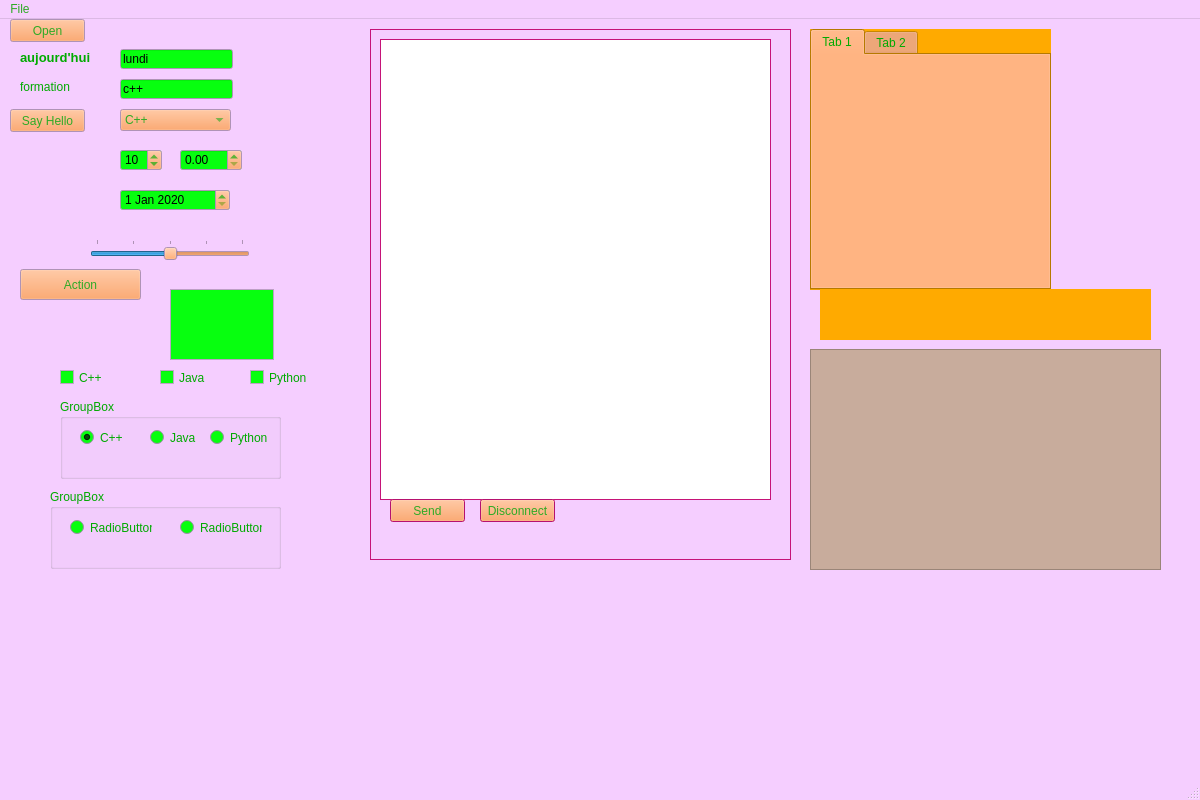
<?xml version="1.0" encoding="UTF-8"?>
<ui version="4.0">
 <class>MainWindow</class>
 <widget class="QMainWindow" name="MainWindow">
  <property name="geometry">
   <rect>
    <x>0</x>
    <y>0</y>
    <width>1200</width>
    <height>800</height>
   </rect>
  </property>
  <property name="palette">
   <palette>
    <active>
     <colorrole role="WindowText">
      <brush brushstyle="SolidPattern">
       <color alpha="255">
        <red>0</red>
        <green>170</green>
        <blue>0</blue>
       </color>
      </brush>
     </colorrole>
     <colorrole role="Button">
      <brush brushstyle="SolidPattern">
       <color alpha="255">
        <red>255</red>
        <green>145</green>
        <blue>71</blue>
       </color>
      </brush>
     </colorrole>
     <colorrole role="ButtonText">
      <brush brushstyle="SolidPattern">
       <color alpha="255">
        <red>46</red>
        <green>170</green>
        <blue>37</blue>
       </color>
      </brush>
     </colorrole>
     <colorrole role="Base">
      <brush brushstyle="SolidPattern">
       <color alpha="255">
        <red>7</red>
        <green>255</green>
        <blue>15</blue>
       </color>
      </brush>
     </colorrole>
     <colorrole role="Window">
      <brush brushstyle="SolidPattern">
       <color alpha="255">
        <red>245</red>
        <green>206</green>
        <blue>255</blue>
       </color>
      </brush>
     </colorrole>
    </active>
    <inactive>
     <colorrole role="WindowText">
      <brush brushstyle="SolidPattern">
       <color alpha="255">
        <red>0</red>
        <green>170</green>
        <blue>0</blue>
       </color>
      </brush>
     </colorrole>
     <colorrole role="Button">
      <brush brushstyle="SolidPattern">
       <color alpha="255">
        <red>255</red>
        <green>145</green>
        <blue>71</blue>
       </color>
      </brush>
     </colorrole>
     <colorrole role="ButtonText">
      <brush brushstyle="SolidPattern">
       <color alpha="255">
        <red>46</red>
        <green>170</green>
        <blue>37</blue>
       </color>
      </brush>
     </colorrole>
     <colorrole role="Base">
      <brush brushstyle="SolidPattern">
       <color alpha="255">
        <red>7</red>
        <green>255</green>
        <blue>15</blue>
       </color>
      </brush>
     </colorrole>
     <colorrole role="Window">
      <brush brushstyle="SolidPattern">
       <color alpha="255">
        <red>245</red>
        <green>206</green>
        <blue>255</blue>
       </color>
      </brush>
     </colorrole>
    </inactive>
    <disabled>
     <colorrole role="WindowText">
      <brush brushstyle="SolidPattern">
       <color alpha="255">
        <red>85</red>
        <green>0</green>
        <blue>0</blue>
       </color>
      </brush>
     </colorrole>
     <colorrole role="Button">
      <brush brushstyle="SolidPattern">
       <color alpha="255">
        <red>255</red>
        <green>145</green>
        <blue>71</blue>
       </color>
      </brush>
     </colorrole>
     <colorrole role="ButtonText">
      <brush brushstyle="SolidPattern">
       <color alpha="255">
        <red>120</red>
        <green>120</green>
        <blue>120</blue>
       </color>
      </brush>
     </colorrole>
     <colorrole role="Base">
      <brush brushstyle="SolidPattern">
       <color alpha="255">
        <red>245</red>
        <green>206</green>
        <blue>255</blue>
       </color>
      </brush>
     </colorrole>
     <colorrole role="Window">
      <brush brushstyle="SolidPattern">
       <color alpha="255">
        <red>0</red>
        <green>0</green>
        <blue>0</blue>
       </color>
      </brush>
     </colorrole>
    </disabled>
   </palette>
  </property>
  <property name="windowTitle">
   <string>MainWindow</string>
  </property>
  <property name="autoFillBackground">
   <bool>true</bool>
  </property>
  <widget class="QWidget" name="centralwidget">
   <widget class="QPushButton" name="btnSay">
    <property name="geometry">
     <rect>
      <x>10</x>
      <y>90</y>
      <width>75</width>
      <height>23</height>
     </rect>
    </property>
    <property name="text">
     <string>Say Hello</string>
    </property>
   </widget>
   <widget class="QLabel" name="lblDay">
    <property name="geometry">
     <rect>
      <x>20</x>
      <y>30</y>
      <width>91</width>
      <height>16</height>
     </rect>
    </property>
    <property name="font">
     <font>
      <pointsize>10</pointsize>
      <weight>75</weight>
      <bold>true</bold>
     </font>
    </property>
    <property name="text">
     <string>aujourd'hui</string>
    </property>
   </widget>
   <widget class="QLineEdit" name="lnDay">
    <property name="geometry">
     <rect>
      <x>120</x>
      <y>30</y>
      <width>113</width>
      <height>20</height>
     </rect>
    </property>
    <property name="text">
     <string>lundi</string>
    </property>
   </widget>
   <widget class="QLabel" name="lblTopic">
    <property name="geometry">
     <rect>
      <x>20</x>
      <y>60</y>
      <width>91</width>
      <height>16</height>
     </rect>
    </property>
    <property name="text">
     <string>formation</string>
    </property>
   </widget>
   <widget class="QLineEdit" name="lnTopic">
    <property name="geometry">
     <rect>
      <x>120</x>
      <y>60</y>
      <width>113</width>
      <height>20</height>
     </rect>
    </property>
    <property name="text">
     <string>c++</string>
    </property>
   </widget>
   <widget class="QComboBox" name="cbLanguage">
    <property name="geometry">
     <rect>
      <x>120</x>
      <y>90</y>
      <width>111</width>
      <height>22</height>
     </rect>
    </property>
    <item>
     <property name="text">
      <string>C++</string>
     </property>
    </item>
    <item>
     <property name="text">
      <string>Java</string>
     </property>
    </item>
    <item>
     <property name="text">
      <string>Nouvel élément</string>
     </property>
    </item>
    <item>
     <property name="text">
      <string>Python</string>
     </property>
    </item>
    <item>
     <property name="text">
      <string>Javascript</string>
     </property>
    </item>
    <item>
     <property name="text">
      <string>Go</string>
     </property>
    </item>
    <item>
     <property name="text">
      <string>C#</string>
     </property>
    </item>
   </widget>
   <widget class="QSpinBox" name="spinBox">
    <property name="geometry">
     <rect>
      <x>120</x>
      <y>130</y>
      <width>42</width>
      <height>22</height>
     </rect>
    </property>
    <property name="maximum">
     <number>20</number>
    </property>
    <property name="singleStep">
     <number>2</number>
    </property>
    <property name="value">
     <number>10</number>
    </property>
   </widget>
   <widget class="QDoubleSpinBox" name="doubleSpinBox">
    <property name="geometry">
     <rect>
      <x>180</x>
      <y>130</y>
      <width>62</width>
      <height>22</height>
     </rect>
    </property>
    <property name="maximum">
     <double>5.000000000000000</double>
    </property>
    <property name="singleStep">
     <double>0.250000000000000</double>
    </property>
   </widget>
   <widget class="QDateEdit" name="dateEdit">
    <property name="geometry">
     <rect>
      <x>120</x>
      <y>170</y>
      <width>110</width>
      <height>22</height>
     </rect>
    </property>
    <property name="date">
     <date>
      <year>2020</year>
      <month>1</month>
      <day>1</day>
     </date>
    </property>
   </widget>
   <widget class="QSlider" name="horizontalSlider">
    <property name="geometry">
     <rect>
      <x>90</x>
      <y>220</y>
      <width>160</width>
      <height>22</height>
     </rect>
    </property>
    <property name="maximum">
     <number>20</number>
    </property>
    <property name="value">
     <number>10</number>
    </property>
    <property name="orientation">
     <enum>Qt::Horizontal</enum>
    </property>
    <property name="tickPosition">
     <enum>QSlider::TicksAbove</enum>
    </property>
    <property name="tickInterval">
     <number>5</number>
    </property>
   </widget>
   <widget class="QCheckBox" name="ckLanguageCpp">
    <property name="geometry">
     <rect>
      <x>60</x>
      <y>350</y>
      <width>70</width>
      <height>17</height>
     </rect>
    </property>
    <property name="text">
     <string>C++</string>
    </property>
   </widget>
   <widget class="QCheckBox" name="ckLanguageJava">
    <property name="geometry">
     <rect>
      <x>160</x>
      <y>350</y>
      <width>70</width>
      <height>17</height>
     </rect>
    </property>
    <property name="text">
     <string>Java</string>
    </property>
   </widget>
   <widget class="QCheckBox" name="ckLanguagePython">
    <property name="geometry">
     <rect>
      <x>250</x>
      <y>350</y>
      <width>70</width>
      <height>17</height>
     </rect>
    </property>
    <property name="text">
     <string>Python</string>
    </property>
   </widget>
   <widget class="QFrame" name="frmTchat">
    <property name="geometry">
     <rect>
      <x>370</x>
      <y>10</y>
      <width>421</width>
      <height>531</height>
     </rect>
    </property>
    <property name="palette">
     <palette>
      <active>
       <colorrole role="Base">
        <brush brushstyle="SolidPattern">
         <color alpha="255">
          <red>255</red>
          <green>255</green>
          <blue>255</blue>
         </color>
        </brush>
       </colorrole>
       <colorrole role="Window">
        <brush brushstyle="SolidPattern">
         <color alpha="255">
          <red>255</red>
          <green>24</green>
          <blue>155</blue>
         </color>
        </brush>
       </colorrole>
      </active>
      <inactive>
       <colorrole role="Base">
        <brush brushstyle="SolidPattern">
         <color alpha="255">
          <red>255</red>
          <green>255</green>
          <blue>255</blue>
         </color>
        </brush>
       </colorrole>
       <colorrole role="Window">
        <brush brushstyle="SolidPattern">
         <color alpha="255">
          <red>255</red>
          <green>24</green>
          <blue>155</blue>
         </color>
        </brush>
       </colorrole>
      </inactive>
      <disabled>
       <colorrole role="Base">
        <brush brushstyle="SolidPattern">
         <color alpha="255">
          <red>255</red>
          <green>24</green>
          <blue>155</blue>
         </color>
        </brush>
       </colorrole>
       <colorrole role="Window">
        <brush brushstyle="SolidPattern">
         <color alpha="255">
          <red>255</red>
          <green>24</green>
          <blue>155</blue>
         </color>
        </brush>
       </colorrole>
      </disabled>
     </palette>
    </property>
    <property name="frameShape">
     <enum>QFrame::StyledPanel</enum>
    </property>
    <property name="frameShadow">
     <enum>QFrame::Raised</enum>
    </property>
    <widget class="QTextEdit" name="teSummary">
     <property name="geometry">
      <rect>
       <x>10</x>
       <y>10</y>
       <width>391</width>
       <height>461</height>
      </rect>
     </property>
    </widget>
    <widget class="QPushButton" name="pushButton">
     <property name="geometry">
      <rect>
       <x>20</x>
       <y>470</y>
       <width>75</width>
       <height>23</height>
      </rect>
     </property>
     <property name="text">
      <string>Send</string>
     </property>
    </widget>
    <widget class="QPushButton" name="pushButton_2">
     <property name="geometry">
      <rect>
       <x>110</x>
       <y>470</y>
       <width>75</width>
       <height>23</height>
      </rect>
     </property>
     <property name="text">
      <string>Disconnect</string>
     </property>
    </widget>
   </widget>
   <widget class="QTabWidget" name="tabWidget">
    <property name="geometry">
     <rect>
      <x>810</x>
      <y>10</y>
      <width>241</width>
      <height>261</height>
     </rect>
    </property>
    <property name="palette">
     <palette>
      <active>
       <colorrole role="Base">
        <brush brushstyle="SolidPattern">
         <color alpha="255">
          <red>7</red>
          <green>255</green>
          <blue>15</blue>
         </color>
        </brush>
       </colorrole>
       <colorrole role="Window">
        <brush brushstyle="SolidPattern">
         <color alpha="255">
          <red>255</red>
          <green>170</green>
          <blue>0</blue>
         </color>
        </brush>
       </colorrole>
      </active>
      <inactive>
       <colorrole role="Base">
        <brush brushstyle="SolidPattern">
         <color alpha="255">
          <red>7</red>
          <green>255</green>
          <blue>15</blue>
         </color>
        </brush>
       </colorrole>
       <colorrole role="Window">
        <brush brushstyle="SolidPattern">
         <color alpha="255">
          <red>255</red>
          <green>170</green>
          <blue>0</blue>
         </color>
        </brush>
       </colorrole>
      </inactive>
      <disabled>
       <colorrole role="Base">
        <brush brushstyle="SolidPattern">
         <color alpha="255">
          <red>255</red>
          <green>170</green>
          <blue>0</blue>
         </color>
        </brush>
       </colorrole>
       <colorrole role="Window">
        <brush brushstyle="SolidPattern">
         <color alpha="255">
          <red>255</red>
          <green>170</green>
          <blue>0</blue>
         </color>
        </brush>
       </colorrole>
      </disabled>
     </palette>
    </property>
    <property name="autoFillBackground">
     <bool>true</bool>
    </property>
    <property name="currentIndex">
     <number>0</number>
    </property>
    <widget class="QWidget" name="tab">
     <attribute name="title">
      <string>Tab 1</string>
     </attribute>
    </widget>
    <widget class="QWidget" name="tab_2">
     <attribute name="title">
      <string>Tab 2</string>
     </attribute>
    </widget>
   </widget>
   <widget class="QStackedWidget" name="stackedWidget">
    <property name="geometry">
     <rect>
      <x>820</x>
      <y>270</y>
      <width>331</width>
      <height>51</height>
     </rect>
    </property>
    <property name="palette">
     <palette>
      <active>
       <colorrole role="Base">
        <brush brushstyle="SolidPattern">
         <color alpha="255">
          <red>7</red>
          <green>255</green>
          <blue>15</blue>
         </color>
        </brush>
       </colorrole>
       <colorrole role="Window">
        <brush brushstyle="SolidPattern">
         <color alpha="255">
          <red>255</red>
          <green>170</green>
          <blue>0</blue>
         </color>
        </brush>
       </colorrole>
      </active>
      <inactive>
       <colorrole role="Base">
        <brush brushstyle="SolidPattern">
         <color alpha="255">
          <red>7</red>
          <green>255</green>
          <blue>15</blue>
         </color>
        </brush>
       </colorrole>
       <colorrole role="Window">
        <brush brushstyle="SolidPattern">
         <color alpha="255">
          <red>255</red>
          <green>170</green>
          <blue>0</blue>
         </color>
        </brush>
       </colorrole>
      </inactive>
      <disabled>
       <colorrole role="Base">
        <brush brushstyle="SolidPattern">
         <color alpha="255">
          <red>255</red>
          <green>170</green>
          <blue>0</blue>
         </color>
        </brush>
       </colorrole>
       <colorrole role="Window">
        <brush brushstyle="SolidPattern">
         <color alpha="255">
          <red>255</red>
          <green>170</green>
          <blue>0</blue>
         </color>
        </brush>
       </colorrole>
      </disabled>
     </palette>
    </property>
    <property name="mouseTracking">
     <bool>true</bool>
    </property>
    <widget class="QWidget" name="page">
     <property name="autoFillBackground">
      <bool>true</bool>
     </property>
    </widget>
    <widget class="QWidget" name="page_2">
     <property name="autoFillBackground">
      <bool>true</bool>
     </property>
    </widget>
   </widget>
   <widget class="QScrollArea" name="scrollArea">
    <property name="geometry">
     <rect>
      <x>810</x>
      <y>330</y>
      <width>351</width>
      <height>221</height>
     </rect>
    </property>
    <property name="palette">
     <palette>
      <active>
       <colorrole role="Base">
        <brush brushstyle="SolidPattern">
         <color alpha="255">
          <red>255</red>
          <green>255</green>
          <blue>255</blue>
         </color>
        </brush>
       </colorrole>
       <colorrole role="Window">
        <brush brushstyle="SolidPattern">
         <color alpha="255">
          <red>200</red>
          <green>172</green>
          <blue>156</blue>
         </color>
        </brush>
       </colorrole>
      </active>
      <inactive>
       <colorrole role="Base">
        <brush brushstyle="SolidPattern">
         <color alpha="255">
          <red>255</red>
          <green>255</green>
          <blue>255</blue>
         </color>
        </brush>
       </colorrole>
       <colorrole role="Window">
        <brush brushstyle="SolidPattern">
         <color alpha="255">
          <red>200</red>
          <green>172</green>
          <blue>156</blue>
         </color>
        </brush>
       </colorrole>
      </inactive>
      <disabled>
       <colorrole role="Base">
        <brush brushstyle="SolidPattern">
         <color alpha="255">
          <red>200</red>
          <green>172</green>
          <blue>156</blue>
         </color>
        </brush>
       </colorrole>
       <colorrole role="Window">
        <brush brushstyle="SolidPattern">
         <color alpha="255">
          <red>200</red>
          <green>172</green>
          <blue>156</blue>
         </color>
        </brush>
       </colorrole>
      </disabled>
     </palette>
    </property>
    <property name="widgetResizable">
     <bool>true</bool>
    </property>
    <widget class="QWidget" name="scrollAreaWidgetContents">
     <property name="geometry">
      <rect>
       <x>0</x>
       <y>0</y>
       <width>349</width>
       <height>219</height>
      </rect>
     </property>
    </widget>
   </widget>
   <widget class="QGroupBox" name="groupBox">
    <property name="geometry">
     <rect>
      <x>60</x>
      <y>380</y>
      <width>221</width>
      <height>80</height>
     </rect>
    </property>
    <property name="title">
     <string>GroupBox</string>
    </property>
    <widget class="QRadioButton" name="rbLanguageCpp">
     <property name="geometry">
      <rect>
       <x>20</x>
       <y>30</y>
       <width>82</width>
       <height>17</height>
      </rect>
     </property>
     <property name="text">
      <string>C++</string>
     </property>
     <property name="checked">
      <bool>true</bool>
     </property>
    </widget>
    <widget class="QRadioButton" name="rbLanguageJava">
     <property name="geometry">
      <rect>
       <x>90</x>
       <y>30</y>
       <width>82</width>
       <height>17</height>
      </rect>
     </property>
     <property name="text">
      <string>Java</string>
     </property>
    </widget>
    <widget class="QRadioButton" name="rbLanguagePython">
     <property name="geometry">
      <rect>
       <x>150</x>
       <y>30</y>
       <width>82</width>
       <height>17</height>
      </rect>
     </property>
     <property name="text">
      <string>Python</string>
     </property>
    </widget>
   </widget>
   <widget class="QGroupBox" name="groupBox_2">
    <property name="geometry">
     <rect>
      <x>50</x>
      <y>470</y>
      <width>231</width>
      <height>80</height>
     </rect>
    </property>
    <property name="title">
     <string>GroupBox</string>
    </property>
    <widget class="QRadioButton" name="radioButton">
     <property name="geometry">
      <rect>
       <x>20</x>
       <y>30</y>
       <width>82</width>
       <height>17</height>
      </rect>
     </property>
     <property name="text">
      <string>RadioButton</string>
     </property>
    </widget>
    <widget class="QRadioButton" name="radioButton_2">
     <property name="geometry">
      <rect>
       <x>130</x>
       <y>30</y>
       <width>82</width>
       <height>17</height>
      </rect>
     </property>
     <property name="text">
      <string>RadioButton</string>
     </property>
    </widget>
   </widget>
   <widget class="QPushButton" name="btnActionClap">
    <property name="geometry">
     <rect>
      <x>20</x>
      <y>250</y>
      <width>121</width>
      <height>31</height>
     </rect>
    </property>
    <property name="text">
     <string>Action</string>
    </property>
    <property name="icon">
     <iconset resource="images/icons.qrc">
      <normaloff>:/clap.png</normaloff>:/clap.png</iconset>
    </property>
   </widget>
   <widget class="QTextEdit" name="textEdit_2">
    <property name="geometry">
     <rect>
      <x>170</x>
      <y>270</y>
      <width>104</width>
      <height>71</height>
     </rect>
    </property>
   </widget>
   <widget class="QPushButton" name="btnOpen">
    <property name="geometry">
     <rect>
      <x>10</x>
      <y>0</y>
      <width>75</width>
      <height>23</height>
     </rect>
    </property>
    <property name="text">
     <string>Open</string>
    </property>
   </widget>
  </widget>
  <widget class="QMenuBar" name="menubar">
   <property name="geometry">
    <rect>
     <x>0</x>
     <y>0</y>
     <width>1200</width>
     <height>21</height>
    </rect>
   </property>
   <widget class="QMenu" name="menuFile">
    <property name="title">
     <string>File</string>
    </property>
    <addaction name="actionOpen"/>
    <addaction name="actionSave"/>
   </widget>
   <addaction name="menuFile"/>
  </widget>
  <widget class="QStatusBar" name="statusbar"/>
  <action name="actionOpen">
   <property name="text">
    <string>Open</string>
   </property>
   <property name="shortcut">
    <string>Ctrl+O</string>
   </property>
  </action>
  <action name="actionSave">
   <property name="text">
    <string>Save</string>
   </property>
   <property name="shortcut">
    <string>Ctrl+S</string>
   </property>
  </action>
 </widget>
 <resources>
  <include location="images/icons.qrc"/>
 </resources>
 <connections/>
</ui>
